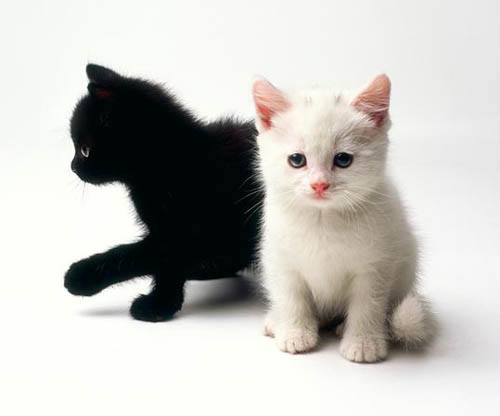
#> input picture 1/cat1.png, 500 x 416 px
$ jupyter execute k_means.ipynb
#> lines starting #> are read from the running program, lines starting #| are printed output that depends on the picture; after the words box and inside, x2 and y2 are one past the last pixel; in counts of white or black regions, pixels touching at a corner belong together; long printed decimals are rounded
[cell 1]
import numpy as np
def kmeans(image, num_clusters, seed=0, max_iter=10000):
    np.random.seed(seed)
    img = image.reshape(-1, 3)
    index = 0

    clus_value = np.array(np.random.rand(num_clusters, 3) * 255, dtype=float)   # 记录每个簇的平均值，采用随机初始化
    while True:
        index += 1
        flag = clus_value.copy()  # 记录前一次的值，便于计算前后的变化，然后退出循环
        cs = []
        for i in range(num_clusters):   # 计算每个像素点到每个簇平均值的差值
            cs.append(np.square(img - clus_value[i]))
        cs = np.array(cs)
        cs = np.sum(cs, axis=2)  # 因为是三维的，所以需要将三个差值加起来作为总差值
        labels = np.argmin(cs, axis=0)  # 取最小值，返回簇的标号，离哪个簇最近就返回哪个簇
        for j in range(num_clusters):
            if len(img[labels == j]) != 0:   # 以簇内所有节点的平均值，作为簇的值
                clus_value[j] = img[labels == j].mean(axis=0)
        # 簇的值趋于稳定，或者达到最大迭代次数，则结束算法
        if np.sum(np.abs(clus_value - flag)) < 1e-8 or index == max_iter:
            break

    # label记录每个像素的簇编号，然后用簇平均值代替原像素值，最后返回图片
    # segmented_image = np.array(clus_value[labels].reshape(image.shape), dtype=np.uint8)
    # return segmented_image

    # 返回每个像素的所属簇编号
    return labels

[cell 2]
def evaluate(y_pre, y_true):
    TP = 0
    TN = 0
    FP = 0
    FN = 0
    overlap = 0
    union = 0
    for i, value in enumerate(y_true):
        if y_pre[i] == value and y_pre[i] == 1:
            TP += 1
            overlap += 1
            union += 1
        elif y_pre[i] == value and y_pre[i] == 0:
            TN += 1
        elif y_pre[i] != value and y_pre[i] == 0:
            FN += 1
            union += 1
        else:
            FP += 1
            union += 1
    # 像素准确性
    pixel_accuracy = (TP+TN)/(TP+TN+FP+FN)

    # IoU
    IoU = overlap / union

    # F1_score
    P = TP / (TP + FP)
    R = TP / (TP + FN)
    F1_score = 2 * P * R / (P+R)
    return pixel_accuracy, IoU, F1_score

[cell 3]
import cv2
x1 = cv2.imread('cat1.png')
#> x1 is the input picture: shape (416, 500, 3); mean B, G, R 189.8, 193.9, 195.3
y1 = cv2.imread('cat1-true.png')
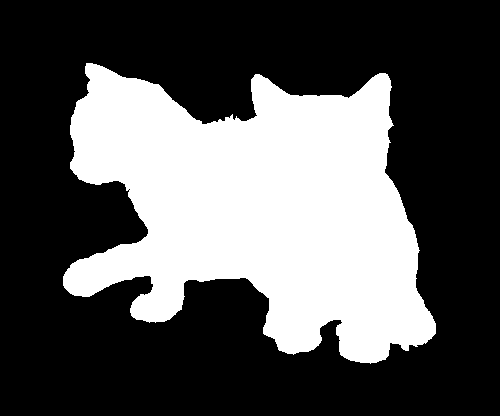
#> input picture 1/cat1-true.png, 500 x 416 px
#> y1 is the input picture: shape (416, 500, 3); 33.9% white; 1 white region, box (x1, y1, x2, y2) and area: (63, 63, 436, 364) 70551
y1 = y1.reshape(-1, 3)
y_true = y1[:, 0]
y_true = y_true / 255

H = x1.shape[0]
#> H = 416
W = x1.shape[1]
#> W = 500
labels = kmeans(x1, num_clusters=4)
#> after the loop in kmeans, `while True:`: clus_value = [[168.6, 180.4, 193.5], [14.06, 13.35, 8.24], [242.1, 245.5, 245.6], [107, 118, 129.9]]; index = 11
data = x1.copy()
data = data.reshape(-1, 3)
back_label = labels[0]
#> back_label = 2
y_pre = labels.copy()  # 背景0，物体1
for i, label in enumerate(labels):
    if label == back_label:
        data[i] = [0, 0, 0]
        y_pre[i] = 0
    else:
        data[i] = [255, 255, 255]
        y_pre[i] = 1
data = data.reshape(H, W, 3)
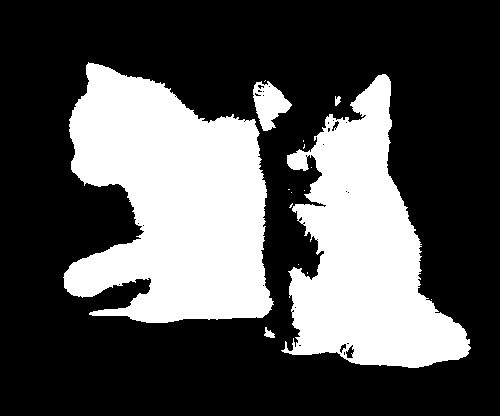
#> data: shape (416, 500, 3); 32.3% white; 16 white regions (11 under 20 px), largest, box (x1, y1, x2, y2) and area: (63, 62, 274, 323) 37260, (281, 74, 471, 368) 28772, (253, 81, 292, 131) 1112, (264, 327, 275, 338) 66, (335, 96, 341, 106) 43
cv2.imwrite('cat1_result_kmeans.png', data)
pixel_accuracy, IoU, F1_score = evaluate(y_pre, y_true)
#> after the loop in evaluate, `for i, value in enumerate(y_true):`: FN = 11298; FP = 8028; TN = 129421; TP = 59253; union = 78579
#> in evaluate, `pixel_accuracy = (TP+TN)/(TP+TN+FP+FN)`: pixel_accuracy = 0.907
#> in evaluate, `IoU = overlap / union`: IoU = 0.754
#> in evaluate, `P = TP / (TP + FP)`: P = 0.881
#> in evaluate, `R = TP / (TP + FN)`: R = 0.84
#> in evaluate, `F1_score = 2 * P * R / (P+R)`: F1_score = 0.86
#> pixel_accuracy = 0.907; IoU = 0.754; F1_score = 0.86
print('pixel_accuracy, IoU, F1_score(kmeans):'+str(pixel_accuracy)+','+str(IoU)+','+str(F1_score))
#| pixel_accuracy, IoU, F1_score(kmeans):0.9071,0.7541,0.8598
